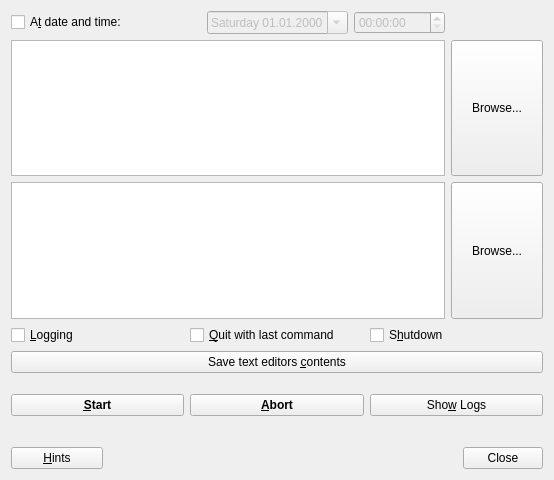
<?xml version="1.0" encoding="UTF-8"?>
<ui version="4.0">
 <class>Gui</class>
 <widget class="QWidget" name="Gui">
  <property name="geometry">
   <rect>
    <x>0</x>
    <y>0</y>
    <width>554</width>
    <height>480</height>
   </rect>
  </property>
  <property name="windowTitle">
   <string notr="true">qprogram-starter</string>
  </property>
  <property name="windowIcon">
   <iconset resource="../../../qprogram-starter.qrc">
    <normaloff>:/pix</normaloff>:/pix</iconset>
  </property>
  <layout class="QGridLayout" name="gridLayout">
   <item row="0" column="3">
    <widget class="QTimeEdit" name="timeEdit">
     <property name="enabled">
      <bool>false</bool>
     </property>
     <property name="displayFormat">
      <string>HH:mm:ss</string>
     </property>
    </widget>
   </item>
   <item row="0" column="2">
    <widget class="QDateEdit" name="dateEdit">
     <property name="enabled">
      <bool>false</bool>
     </property>
     <property name="displayFormat">
      <string>dddd dd.MM.yyyy</string>
     </property>
     <property name="calendarPopup">
      <bool>true</bool>
     </property>
    </widget>
   </item>
   <item row="8" column="0" colspan="5">
    <spacer name="horizontalSpacer">
     <property name="orientation">
      <enum>Qt::Horizontal</enum>
     </property>
     <property name="sizeHint" stdset="0">
      <size>
       <width>40</width>
       <height>15</height>
      </size>
     </property>
    </spacer>
   </item>
   <item row="0" column="0" colspan="2">
    <widget class="QCheckBox" name="atDateCheckBox">
     <property name="toolTip">
      <string>Start the commands to this time and date</string>
     </property>
     <property name="text">
      <string>A&amp;t date and time:</string>
     </property>
    </widget>
   </item>
   <item row="7" column="0" colspan="5">
    <widget class="QPushButton" name="saveButton">
     <property name="toolTip">
      <string>The contents will be restored on every start of qprogram-starter</string>
     </property>
     <property name="text">
      <string>Save text editors &amp;contents</string>
     </property>
    </widget>
   </item>
   <item row="11" column="2" colspan="3">
    <widget class="QDialogButtonBox" name="buttonBox">
     <property name="standardButtons">
      <set>QDialogButtonBox::Close</set>
     </property>
    </widget>
   </item>
   <item row="11" column="0">
    <widget class="QPushButton" name="hint">
     <property name="text">
      <string>&amp;Hints</string>
     </property>
    </widget>
   </item>
   <item row="10" column="0" colspan="5">
    <spacer name="horizontalSpacer_2">
     <property name="orientation">
      <enum>Qt::Horizontal</enum>
     </property>
     <property name="sizeHint" stdset="0">
      <size>
       <width>40</width>
       <height>25</height>
      </size>
     </property>
    </spacer>
   </item>
   <item row="9" column="0" colspan="5">
    <layout class="QHBoxLayout" name="horizontalLayout">
     <item>
      <widget class="QPushButton" name="startB">
       <property name="font">
        <font>
         <weight>75</weight>
         <bold>true</bold>
        </font>
       </property>
       <property name="text">
        <string>&amp;Start</string>
       </property>
       <property name="autoDefault">
        <bool>true</bool>
       </property>
      </widget>
     </item>
     <item>
      <widget class="QPushButton" name="abortB">
       <property name="font">
        <font>
         <weight>75</weight>
         <bold>true</bold>
        </font>
       </property>
       <property name="text">
        <string>&amp;Abort</string>
       </property>
       <property name="autoDefault">
        <bool>true</bool>
       </property>
      </widget>
     </item>
     <item>
      <widget class="QPushButton" name="showLogsButton">
       <property name="text">
        <string>Sho&amp;w Logs</string>
       </property>
      </widget>
     </item>
    </layout>
   </item>
   <item row="1" column="4">
    <widget class="QPushButton" name="browse1">
     <property name="sizePolicy">
      <sizepolicy hsizetype="Minimum" vsizetype="Minimum">
       <horstretch>0</horstretch>
       <verstretch>0</verstretch>
      </sizepolicy>
     </property>
     <property name="text">
      <string>Browse...</string>
     </property>
    </widget>
   </item>
   <item row="3" column="4">
    <widget class="QPushButton" name="browse2">
     <property name="sizePolicy">
      <sizepolicy hsizetype="Minimum" vsizetype="Minimum">
       <horstretch>0</horstretch>
       <verstretch>0</verstretch>
      </sizepolicy>
     </property>
     <property name="text">
      <string>Browse...</string>
     </property>
    </widget>
   </item>
   <item row="5" column="0" rowspan="2" colspan="5">
    <layout class="QHBoxLayout" name="horizontalLayout_4">
     <item>
      <widget class="QCheckBox" name="loggingCheckBox">
       <property name="text">
        <string>&amp;Logging</string>
       </property>
      </widget>
     </item>
     <item>
      <widget class="QCheckBox" name="quitCheckBox">
       <property name="toolTip">
        <string>Quits qprogram-starter when the last command finished</string>
       </property>
       <property name="text">
        <string>&amp;Quit with last command</string>
       </property>
      </widget>
     </item>
     <item>
      <widget class="QCheckBox" name="shutdownCheckBox">
       <property name="toolTip">
        <string>Shutdown the computer after all commands finished</string>
       </property>
       <property name="text">
        <string>S&amp;hutdown</string>
       </property>
      </widget>
     </item>
    </layout>
   </item>
   <item row="1" column="0" colspan="4">
    <widget class="QPlainTextEdit" name="plainTextEdit">
     <property name="tabChangesFocus">
      <bool>true</bool>
     </property>
    </widget>
   </item>
   <item row="3" column="0" colspan="4">
    <widget class="QPlainTextEdit" name="plainTextEdit2">
     <property name="tabChangesFocus">
      <bool>true</bool>
     </property>
    </widget>
   </item>
  </layout>
 </widget>
 <tabstops>
  <tabstop>atDateCheckBox</tabstop>
  <tabstop>dateEdit</tabstop>
  <tabstop>timeEdit</tabstop>
  <tabstop>plainTextEdit</tabstop>
  <tabstop>browse1</tabstop>
  <tabstop>plainTextEdit2</tabstop>
  <tabstop>browse2</tabstop>
  <tabstop>loggingCheckBox</tabstop>
  <tabstop>quitCheckBox</tabstop>
  <tabstop>shutdownCheckBox</tabstop>
  <tabstop>saveButton</tabstop>
  <tabstop>startB</tabstop>
  <tabstop>abortB</tabstop>
  <tabstop>showLogsButton</tabstop>
  <tabstop>hint</tabstop>
  <tabstop>buttonBox</tabstop>
 </tabstops>
 <resources>
  <include location="../../../qprogram-starter.qrc"/>
 </resources>
 <connections>
  <connection>
   <sender>quitCheckBox</sender>
   <signal>toggled(bool)</signal>
   <receiver>shutdownCheckBox</receiver>
   <slot>setDisabled(bool)</slot>
   <hints>
    <hint type="sourcelabel">
     <x>214</x>
     <y>246</y>
    </hint>
    <hint type="destinationlabel">
     <x>384</x>
     <y>246</y>
    </hint>
   </hints>
  </connection>
  <connection>
   <sender>shutdownCheckBox</sender>
   <signal>toggled(bool)</signal>
   <receiver>quitCheckBox</receiver>
   <slot>setDisabled(bool)</slot>
   <hints>
    <hint type="sourcelabel">
     <x>384</x>
     <y>246</y>
    </hint>
    <hint type="destinationlabel">
     <x>214</x>
     <y>246</y>
    </hint>
   </hints>
  </connection>
  <connection>
   <sender>atDateCheckBox</sender>
   <signal>toggled(bool)</signal>
   <receiver>dateEdit</receiver>
   <slot>setEnabled(bool)</slot>
   <hints>
    <hint type="sourcelabel">
     <x>81</x>
     <y>21</y>
    </hint>
    <hint type="destinationlabel">
     <x>244</x>
     <y>22</y>
    </hint>
   </hints>
  </connection>
  <connection>
   <sender>atDateCheckBox</sender>
   <signal>toggled(bool)</signal>
   <receiver>timeEdit</receiver>
   <slot>setEnabled(bool)</slot>
   <hints>
    <hint type="sourcelabel">
     <x>81</x>
     <y>21</y>
    </hint>
    <hint type="destinationlabel">
     <x>385</x>
     <y>22</y>
    </hint>
   </hints>
  </connection>
  <connection>
   <sender>buttonBox</sender>
   <signal>rejected()</signal>
   <receiver>Gui</receiver>
   <slot>close()</slot>
   <hints>
    <hint type="sourcelabel">
     <x>314</x>
     <y>432</y>
    </hint>
    <hint type="destinationlabel">
     <x>232</x>
     <y>227</y>
    </hint>
   </hints>
  </connection>
 </connections>
</ui>
